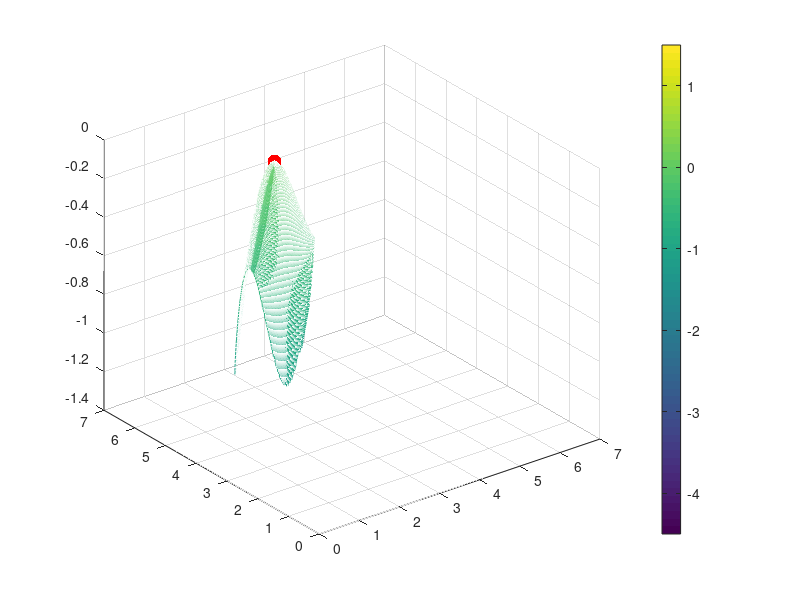

Recreate this plot in MATLAB.
clear all; 
clc; close all;

%% plot the vector field
[x,y] = meshgrid(0 : 0.01 : 2*pi, 0 : 0.01 : 2*pi);

z1 = 2*sin(x) + sin(y) + sin(x-y);
z2 = 2*sin(y) + sin(x) + sin(y-x);

U1  = 1 - cos(x-2*pi/3) + 1 - cos(y-4*pi/3);
dU1 = sin(x-2*pi/3).*z1 + sin(y-4*pi/3).*z2;
for i=1:length(x)
    for j=1:length(y)
        if (x(i,j)-2*pi/3)^2 + (y(i,j)-4*pi/3)^2 >= (pi/4)^2
            dU1(i,j) = nan;
        end
    end
end

U2  = 1 - cos(x-4*pi/3) + 1 - cos(y-2*pi/3);
dU2 = sin(x-4*pi/3).*z1 + sin(y-2*pi/3).*z2;

U3  = 1 - cos(x-pi) + 1 - cos(y-pi);
dU3 = sin(x-pi).*z1 + sin(y-pi).*z2;

U4  = 1 - cos(x-pi) + 1 - cos(y);
dU4 = sin(x-pi).*z1 + sin(y).*z2;

U5  = 1 - cos(x) + 1 - cos(y-pi);
dU5 = sin(x).*z1 + sin(y-pi).*z2;

U6  = 1 - cos(x) + 1 - cos(y);
dU6 = sin(x).*z1 + sin(y).*z2;

h = mesh(x,y,dU1);
hold on
plot3(2*pi/3,4*pi/3,0,'r.','markersize',30);
% h = pcolor(x,y,dU1);

% Set properties
set(h,'linewidth',0.05);
cb = colorbar; 
gcaP=get(gca,'position');
cbP=get(cb,'Position');
cbP(3)=cbP(3)/2; % Change the colorbar width
set(cb,'Position',cbP)
set(gca,'position',gcaP)
set(gcf,'position',[300,300,600,500]); % Set the map size
caxis([-4.5 1.5]);